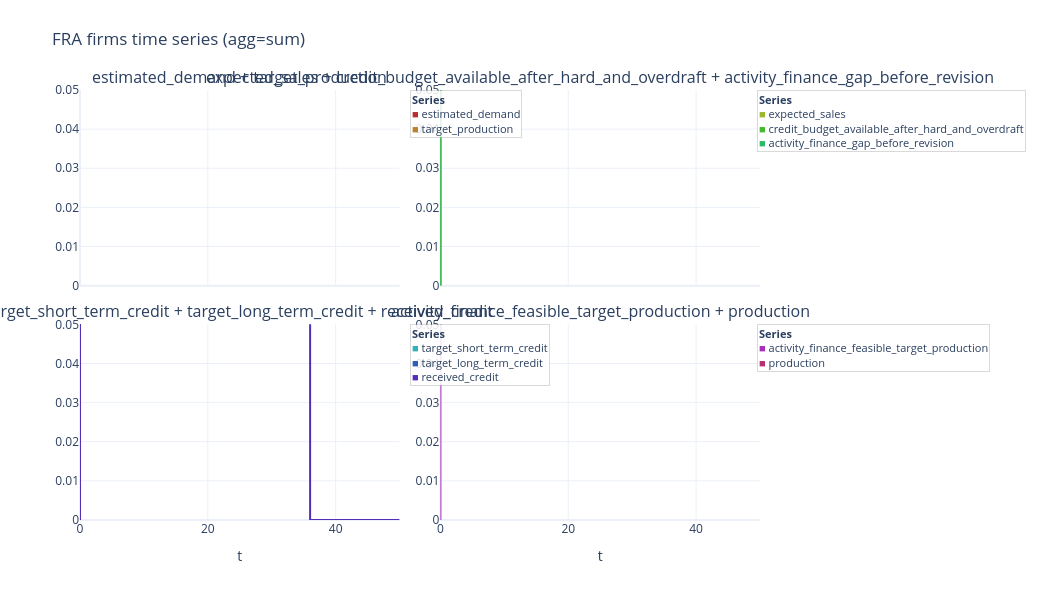

The notebook cell saved with this chart:
### Code cell
plot_agent_timeseries(
    model,
    "FRA",
    "banks",
    [
        ["average_overdraft_rate_on_household_deposits", "central_bank.policy_rate"],
        [
            "average_overdraft_rate_on_firm_deposits",
            "average_interest_rates_on_short_term_firm_loans",
            "central_bank.policy_rate",
        ],
    ],
    panel_titles=["France: household rates", "France: firm rates"],
    no_cols=2,
    **FIG_SIZE_WIDE,
    show_legend=True,
    show=False,
)

fig.update_yaxes(range=[0, 0.05])
fig.show()
